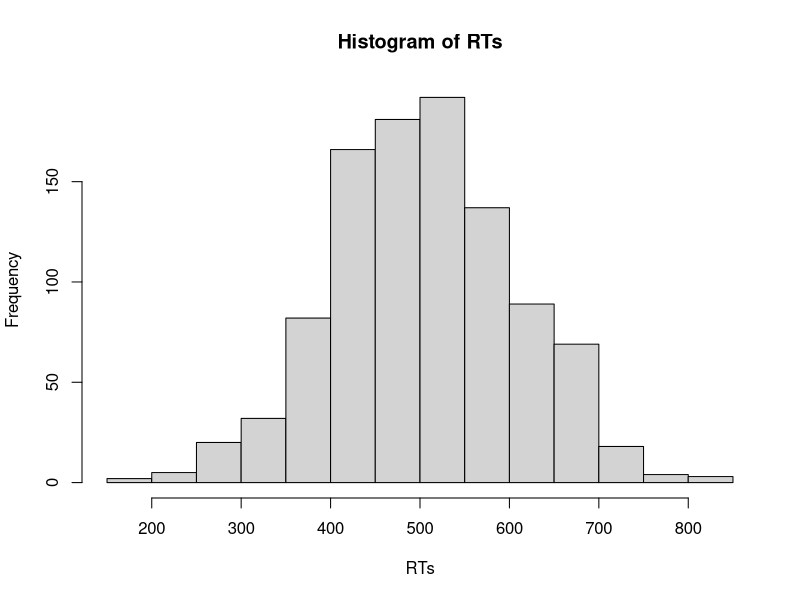
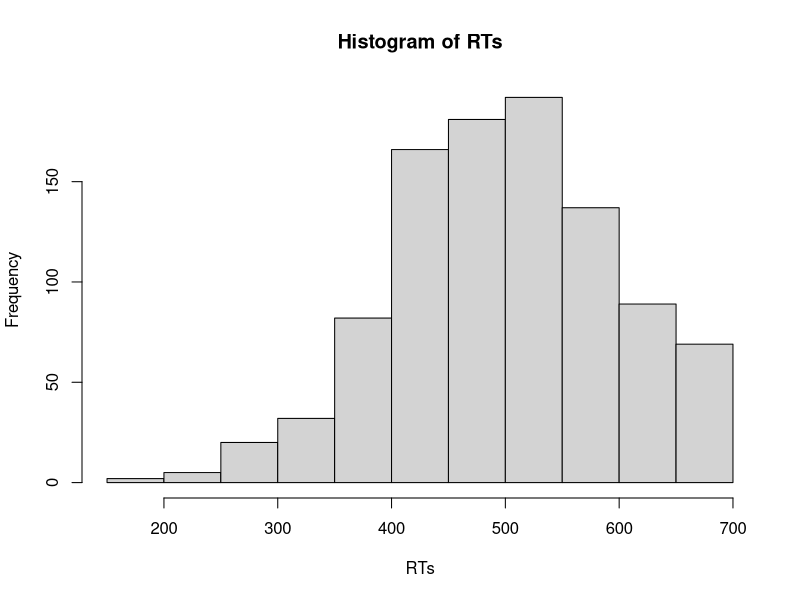
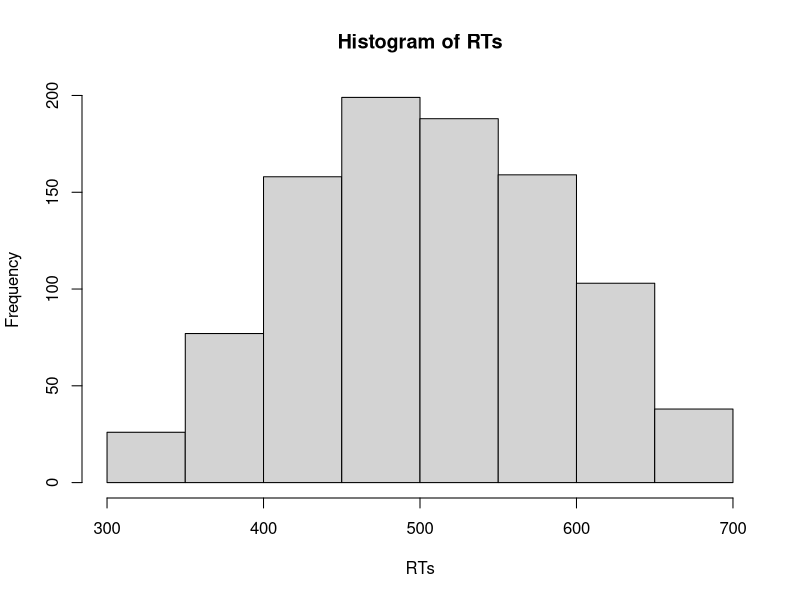

The R source for these figures, in order:
## ---- chunk 1
2.5 * 10
2.5 + (9 / 4)
## ---- chunk 2
# Hier werden zwei Variablen - x und y - definiert
x <- 2
y <- 3
## ---- chunk 3
x
## ---- chunk 4
x + y
x * y
## ---- chunk 5
z <- x * 10
## ---- chunk 6
x
z
## ---- chunk 7
# Beispiele für gute Variablennamen
durchschnittliches_Alter <- 23
MW_Alter <- 23
durchschnittliches_Evaluationsergebnis_KursA <- 2
MW_Evaluationsergebnis_KursA <- 2
## ---- chunk 8
round(0.0249, 3)
## ---- chunk 9
round(x = 0.0249, digits = 3)
## ---- chunk 10
round(digits = 3, x = 0.0249)
## ---- chunk 11
round(0.0249, 3)
round(0.0249)
## ---- chunk 12
# Hier wird ein numerischer Vektor mit den Elementen 1 bis 10 erstellt. 
# Mit einem Doppelpunkt können alle ganzen Zahlen zwischen den beiden angegebenen Zahlen angesprochen werden.
Vektor_numeric <- c(1, 2, 3, 4, 5, 6:10)
## ---- chunk 13
mode(Vektor_numeric)
## ---- chunk 14
Vektor_numeric * 2
## ---- chunk 15
punkte_MC_Fragen <- c(5, 2, 2, 4, 3, 2, 1, 0, 1, 4)
punkte_offene_Fragen <- c(3, 4, 5, 0, 2, 3, 1, 3, 5, 1)
klausurergebnis <- punkte_MC_Fragen + punkte_offene_Fragen
klausurergebnis
## ---- chunk 16
"Alpha" 
'Beta'
Vektor_character <- c("Lea", "Luke", "Han", "Chewy") 
mode(Vektor_character)
## ---- chunk 17
Geschlecht <- c("männlich", "weiblich", "weiblich", "divers", "weiblich")
Studienfach <- c("Psychologie", "Medizin", "Informatik", "Sportwissenschaft", "Biologie")
## ---- chunk 18
TRUE 
FALSE
Vektor_logical <- c(TRUE, TRUE, FALSE, TRUE) 
mode(Vektor_logical)
## ---- chunk 19
# Hier wird festgehalten, welche Versuchspersonen (id) die Studie 
# vollständig abgeschlossen haben (Studie_abgeschlossen)
id <- 1:10
Studie_abgeschlossen <- c(TRUE, TRUE, FALSE, TRUE, TRUE, FALSE, FALSE, TRUE, TRUE, TRUE) 
## ---- chunk 20
## Logisches UND
TRUE & TRUE
TRUE & FALSE
FALSE & FALSE
## ---- chunk 21
## Logisches ODER
TRUE | TRUE
TRUE | FALSE
FALSE | FALSE
## ---- chunk 22
## Logisches NICHT
!TRUE
!FALSE
## ---- chunk 23
!TRUE & FALSE | TRUE
!TRUE & (FALSE | TRUE)
## ---- chunk 24
Bedingung <- c (0, 1, 1, 0, 1, 0, 0, 1)
Vektor_factor <- factor(x = Bedingung, 
                        levels = c(0, 1),
                        labels = c("Kontrollgruppe", "Experimentalgruppe"))
Vektor_factor
mode(Vektor_factor)
## ---- chunk 25
alter <- c(21, 25, 29, 24, NA, 19, 23, 24, 20)
## ---- chunk 26
daten <- c(3, 7, 9, 0, 1, 1, 4, 5)
daten[3]
# Hier wird das dritte Element ausgewählt
## ---- chunk 27
daten[-3]
# Hier werden alle Elemente außer dem dritten ausgewählt
## ---- chunk 28
daten[2:5]
# Hier werden die Elemente 2, 3, 4 und 5 ausgewählt
## ---- chunk 29
daten[c(2, 7)]
# Hier werden die Elemente 2 und 7 ausgewählt
## ---- chunk 30
ausgewaehlte_daten <- daten[c(2, 7)]
## ---- chunk 31
alter <- c(20, 21, 24, 25, 32, 17, 65, 22)
alter >= 18
## ---- chunk 32
# Hier überprüfen wir, welche Versuchspersonen jünger als 18 Jahre alt sind
alter < 18
# Wir können auch überprüfen, welche Versuchspersonen genau 18 Jahre alt sind
alter == 18
## ---- chunk 33
# Hier wird überprüft, welche Versuchspersonen Psychologie studieren...
Studienfach <- c("Psychologie", "Medizin", "Informatik", "Sportwissenschaft", "Biologie")
Studienfach == "Psychologie"

# ...bzw. welche nicht.
Studienfach != "Psychologie"
## ---- chunk 34
Bedingung <- c (0, 1, 1, 0, 1, 0, 0, 1)
Bedingung <- factor(x = Bedingung, 
                        levels = c(0, 1),
                        labels = c("Kontrollgruppe", "Experimentalgruppe"))
# Hier wird überprüft, welche Versuchspersonen der Experimentalgruppe angehören
Bedingung == "Experimentalgruppe"
## ---- chunk 35
Testwerte <- c(80, 57, 93, 85, 72, 65, -9)
Testwerte == -9
## ---- chunk 36
fehlende_Werte <- Testwerte == -9
## ---- chunk 37
Testwerte[fehlende_Werte] <- NA
# Hier wurde der Werte -9 durch NA ersetzt:
Testwerte
## ---- chunk 38
# Als erstes werden 1000 Trials einer Versuchsperson simuliert
RTs <- rnorm(n = 1000, mean = 500, sd = 100)
hist(RTs)
# In diesem Vektor von Reaktionszeiten werden alle RTs, die länger als 700 ms sind, entfernt
Ausreisser <- RTs > 700
RTs[Ausreisser] <- NA
hist(RTs)
## ---- chunk 39
RTs <- rnorm(n = 1000, mean = 500, sd = 100)
# Hier wird der logische Vergleich direkt als Index von RTs genutzt.
RTs[RTs > 700] <- NA
## ---- chunk 40
RTs <- rnorm(n = 1000, mean = 500, sd = 100)
# Hier wird der logische Vergleich direkt als Index von RTs genutzt.
RTs[RTs > 700] <- 700
## ---- chunk 41
# Als erstes werden 1000 Trials einer Versuchsperson simuliert
RTs <- rnorm(n = 1000, mean = 500, sd = 100)
# Dann werden untere und obere Grenzen als Variablen definiert. Dies hat den
# Vorteil, dass Sie einfach diese Variablen im Code anpassen können, wenn Sie 
# die Kriterien zur Ausreißeranalyse anpassen möchten.
untere_Grenze <- 300
obere_Grenze <- 700
# In diesem Vektor von Reaktionszeiten werden alle RTs, die schneller als 200 ms
# oder länger als 700 ms sind, entfernt. Dazu wird der logische ODER-Operator 
# benötigt; es sollen solche Trials identifiziert werden, die < 300 ms ODER 
# > 700 ms sind.
Ausreisser <- (RTs > obere_Grenze | RTs < untere_Grenze)
RTs[Ausreisser] <- NA
# Im Histogramm ist zu sehen, dass sowohl sehr schnelle als auch sehr langsame
# Trials aus den Daten entfernt wurden.
hist(RTs)
